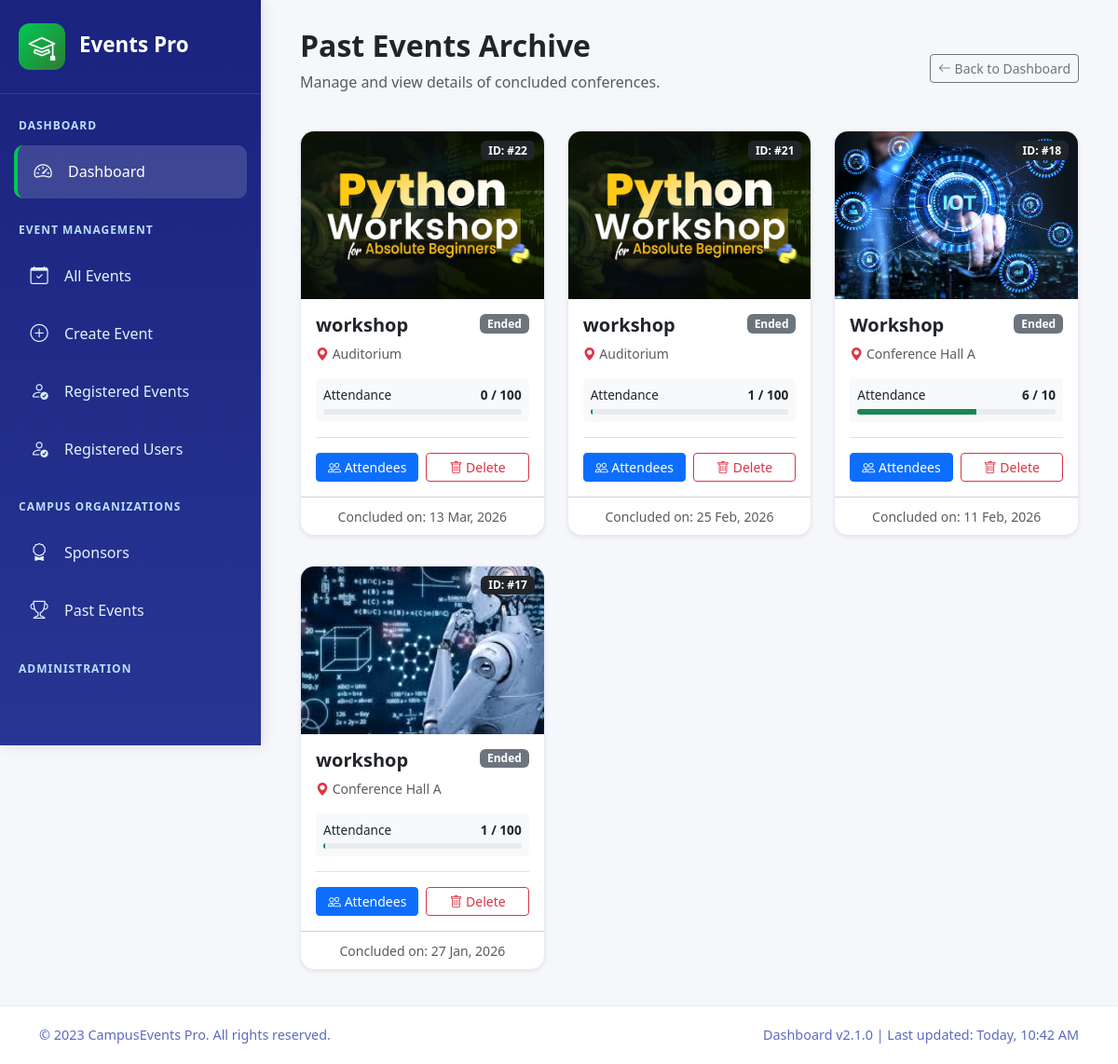
The page /admin/past_events.php on the database its author committed.
### tables this page shows
CREATE TABLE `create_events` (
  `id` int(11) NOT NULL,
  `title` varchar(255) NOT NULL,
  `event_type` varchar(255) NOT NULL,
  `description` text NOT NULL,
  `event_image` varchar(255) DEFAULT NULL,
  `start_date` datetime NOT NULL,
  `end_date` datetime NOT NULL,
  `registration_deadline` datetime DEFAULT NULL,
  `vanue` varchar(255) NOT NULL,
  `capacity` int(255) NOT NULL,
  `status` varchar(50) DEFAULT 'upcoming',
  `event_date` date DEFAULT curdate()
);

### admin/past_events.php (the view, shortened to what this page needs)
<?php
include '../db_config.php';
$current_time = date('Y-m-d H:i:s');
$past_sql = "SELECT * FROM create_events WHERE end_date < '$current_time' ORDER BY end_date DESC";
$past_result = mysqli_query($conn, $past_sql);
?>
<!DOCTYPE html>
<html lang="en">
<head>
    <link rel="stylesheet" href="../assets/css/bootstrap.min.css">
    <link rel="stylesheet" href="https://cdn.jsdelivr.net/npm/bootstrap-icons@1.11.3/font/bootstrap-icons.min.css">
</head>
<body>
<div class="wrapper">
    <?php include_once("leftbar.php"); ?>
    <div class="main-content">
        <div class="container-fluid"> <div class="d-flex justify-content-between align-items-center mb-4">
                <div>
                    <h2 class="fw-bold text-dark">Past Events Archive</h2>
                    <p class="text-muted">Manage and view details of concluded conferences.</p>
                </div>
                <a href="dashboard.php" class="btn btn-outline-secondary btn-sm">
                    <i class="bi bi-arrow-left"></i> Back to Dashboard
                </a>
            </div>
            <div class="row g-4"> <?php
                if(mysqli_num_rows($past_result) > 0):
                    while($row = mysqli_fetch_assoc($past_result)):
                        $eid = $row['id'];
                        $reg_res = mysqli_query($conn, "SELECT COUNT(id) as total FROM event_register WHERE event_id='$eid'");
                        $reg_data = mysqli_fetch_assoc($reg_res);
                ?>
                <div class="col-xl-4 col-lg-6 col-md-6 mb-2">
                    <div class="card h-100 shadow-sm event-card">
                        <div class="img-container">
                            <span class="badge bg-dark event-badge">ID: #<?= $row['id'] ?></span>
                            <img src="uploads/<?= $row['event_image'] ?>" alt="Event Image">
                        </div>
                        <div class="card-body d-flex flex-column">
                            <div class="d-flex justify-content-between align-items-start mb-2">
                                <h5 class="card-title fw-bold text-truncate mb-0" style="max-width: 80%;">
                                    <?= htmlspecialchars($row['event_type']) ?>
                                </h5>
                                <span class="badge bg-secondary">Ended</span>
                            </div>
                            <p class="text-muted small mb-3">
                                <i class="bi bi-geo-alt-fill text-danger"></i> <?= htmlspecialchars($row['vanue']) ?>
                            </p>
                            <div class="capacity-info mb-3">
                                <div class="d-flex justify-content-between mb-1">
                                    <span>Attendance</span>
                                    <strong><?= $reg_data['total'] ?> / <?= $row['capacity'] ?></strong>
                                </div>
                                <div class="progress" style="height: 6px;">
                                    <?php
                                        $percent = ($row['capacity'] > 0) ? ($reg_data['total'] / $row['capacity']) * 100 : 0;
                                        $color = ($percent >= 90) ? 'bg-danger' : 'bg-success';
                                    ?>
                                    <div class="progress-bar <?= $color ?>" style="width: <?= $percent ?>%"></div>
                                </div>
                            </div>
                            <div class="mt-auto pt-3 border-top">
                                <div class="row g-2">
                                    <div class="col-6">
                                        <a href="attendees.php?eid=<?= $row['id'] ?>" class="btn btn-primary btn-sm w-100">
                                            <i class="bi bi-people"></i> Attendees
                                        </a>
                                    </div>
                                    <div class="col-6">
                                        <button onclick="confirmDelete(<?= $row['id'] ?>)" class="btn btn-outline-danger btn-sm w-100">
                                            <i class="bi bi-trash"></i> Delete
                                        </button>
                                    </div>
                                </div>
                            </div>
                        </div>
                        <div class="card-footer bg-transparent text-center py-2">
                            <small class="text-muted italic">Concluded on: <?= date('d M, Y', strtotime($row['end_date'])) ?></small>
                        </div>
                    </div>
                </div>
                <?php
                    endwhile;
                endif; ?>
            </div>
        </div>
    </div>
</div>
<?php include_once("footer.php"); ?>
</body>
</html>

### admin/leftbar.php (shortened to what this page needs)
<!DOCTYPE html>
<html lang="en">
<head>
    <link href="https://cdn.jsdelivr.net/npm/bootstrap@5.3.0/dist/css/bootstrap.min.css" rel="stylesheet">
    <link rel="stylesheet" href="https://cdn.jsdelivr.net/npm/bootstrap-icons@1.11.1/font/bootstrap-icons.css">
    <link rel="stylesheet" href="css/style.css">
</head>
<body>
<nav id="sidebar">
        <div class="sidebar-header">
            <a href="#" class="campus-logo">
                <div class="logo-icon">
                    <i class="bi bi-mortarboard"></i>
                </div>
                <div class="logo-text">
                    <h4>Events Pro</h4>
                </div>
            </a>
        </div>
        <div class="sidebar-menu">
            <div class="nav-section">
                <div class="nav-title">Dashboard</div>
                <div class="nav-item">
                    <a href="dashboard.php" class="nav-link active">
                        <i class="bi bi-speedometer2"></i>
                        <span>Dashboard</span>
                    </a>
                </div>
            </div>
            <div class="nav-section">
                <div class="nav-title">Event Management</div>
                <div class="nav-item">
                    <a href="allevents.php" class="nav-link">
                        <i class="bi bi-calendar-check"></i>
                        <span>All Events</span>
                    </a>
                    <a href="create_event.php" class="nav-link">
                        <i class="bi bi-plus-circle"></i>
                        <span>Create Event</span>
                    </a>
					<a href="event_register.php" class="nav-link">
                        <i class="bi bi-person-check"></i>
                        <span>Registered Events</span>
                    </a>
                    <a href="registrations.php" class="nav-link">
                        <i class="bi bi-person-check"></i>
                        <span>Registered Users</span>
                    </a>
                </div>
            </div>
            <div class="nav-section">
                <div class="nav-title">Campus Organizations</div>
				<div class="nav-item">
				     <a href="add_sponsor.php" class="nav-link">
					 <i class="bi bi-award"></i>
                        <span>Sponsors</span>
                    </a>
                </div>
                <div class="nav-item">
				     <a href="past_events.php" class="nav-link">
                        <i class="bi bi-trophy"></i>
                        <span>Past Events</span>
                    </a>
                </div>
            </div>
            <div class="nav-section">
                <div class="nav-title">Administration</div>
                <div class="nav-item">
                    <a href="#" class="nav-link">
                    </a>
                </div>
            </div>
        </div>
    </nav>

### admin/footer.php
<footer class="campus-footer">
           <div class="container-fluid">
               <div class="row align-items-center">
                   <div class="col-md-6">
                       <p class="mb-0">&copy; 2023 CampusEvents Pro. All rights reserved.</p>
                   </div>
                   <div class="col-md-6 text-md-end">
                       <p class="mb-0">Dashboard v2.1.0 | Last updated: Today, 10:42 AM</p>
                   </div>
               </div>
           </div>
       </footer>

### admin/css/style.css (style rules this page uses)
:root { --primary-color: #1a73e8; --secondary-color: #0d47a1; --accent-color: #00c853; --warning-color: #ff9800; --danger-color: #f44336; --campus-purple: #7b1fa2; --campus-teal: #0097a7; --light-color: #f8f9fa; --dark-color: #212529; --sidebar-width: 280px; --header-height: 70px; --card-shadow: 0 4px 20px rgba(0, 0, 0, 0.08); --transition: all 0.3s cubic-bezier(0.25, 0.8, 0.25, 1); }
* { margin: 0; padding: 0; box-sizing: border-box; }
body { font-family: 'Segoe UI', system-ui, -apple-system, 'Roboto', sans-serif; background-color: #f5f7fa; color: #34495e; overflow-x: hidden; }
#sidebar { width: var(--sidebar-width); height: 100vh; position: fixed; top: 0; left: 0; background: linear-gradient(180deg, #1a237e 0%, #283593 100%); color: white; transition: var(--transition); z-index: 1000; box-shadow: 2px 0 15px rgba(0, 0, 0, 0.1); }
.sidebar-header { padding: 25px 20px; border-bottom: 1px solid rgba(255, 255, 255, 0.1); display: flex; align-items: center; }
.campus-logo { display: flex; align-items: center; text-decoration: none; color: white; }
.logo-icon { width: 50px; height: 50px; background: linear-gradient(135deg, var(--accent-color), #2e7d32); border-radius: 12px; display: flex; align-items: center; justify-content: center; margin-right: 15px; font-size: 1.8rem; }
.logo-text h4 { font-weight: 700; font-size: 1.4rem; margin-bottom: 3px; color: white; }
.sidebar-menu { padding: 25px 0; height: calc(100vh - 160px); overflow-y: auto; }
.nav-section { margin-bottom: 25px; }
.nav-title { font-size: 0.75rem; text-transform: uppercase; letter-spacing: 1px; padding: 0 20px; margin-bottom: 12px; color: #bbdefb; font-weight: 600; }
.nav-item { padding: 0 15px; }
.nav-link { display: flex; align-items: center; padding: 14px 15px; color: #e3f2fd; text-decoration: none; border-radius: 10px; margin-bottom: 5px; transition: var(--transition); font-weight: 500; }
.nav-link:hover, .nav-link.active { background-color: rgba(255, 255, 255, 0.15); color: white; border-left: 4px solid var(--accent-color); }
.nav-link i { font-size: 1.2rem; margin-right: 15px; width: 24px; text-align: center; }
.main-content { padding: 30px; flex: 1; }
.campus-footer { padding: 20px 30px; background-color: white; border-top: 1px solid #e8eaf6; color: #5c6bc0; font-size: 0.9rem; }
.event-card { background-color: white; border-radius: 15px; overflow: hidden; box-shadow: var(--card-shadow); transition: var(--transition); border: 1px solid #e8eaf6; }
.progress { height: 8px; border-radius: 4px; }

### admin/past_events.php (style rules this page uses)
body { background-color: #f8f9fa; margin: 0; }
.main-content { margin-left: 280px; padding: 30px; min-height: 100vh; display: flex; flex-direction: column; transition: all 0.3s ease; }
.event-card { transition: transform 0.2s; border: none; }
.img-container { position: relative; height: 180px; overflow: hidden; }
.img-container img { width: 100%; height: 100%; object-fit: cover; }
.event-badge { position: absolute; top: 10px; right: 10px; z-index: 2; }
.capacity-info { font-size: 0.85rem; background: #f8f9fa; border-radius: 5px; padding: 8px; }
footer { margin-top: auto; padding: 20px 0; }

### rows shown on the page
create_events: id "22", event_image (picture), event_type "workshop", vanue "Auditorium", total "0", capacity "100", end_date "13 Mar, 2026"
create_events: id "21", event_image (picture), event_type "workshop", vanue "Auditorium", total "1", capacity "100", end_date "25 Feb, 2026"
create_events: id "18", event_image (picture), event_type "Workshop", vanue "Conference Hall A", total "6", capacity "10", $percent 60 (drawn), end_date "11 Feb, 2026"
create_events: id "17", event_image (picture), event_type "workshop", vanue "Conference Hall A", total "1", capacity "100", end_date "27 Jan, 2026"
